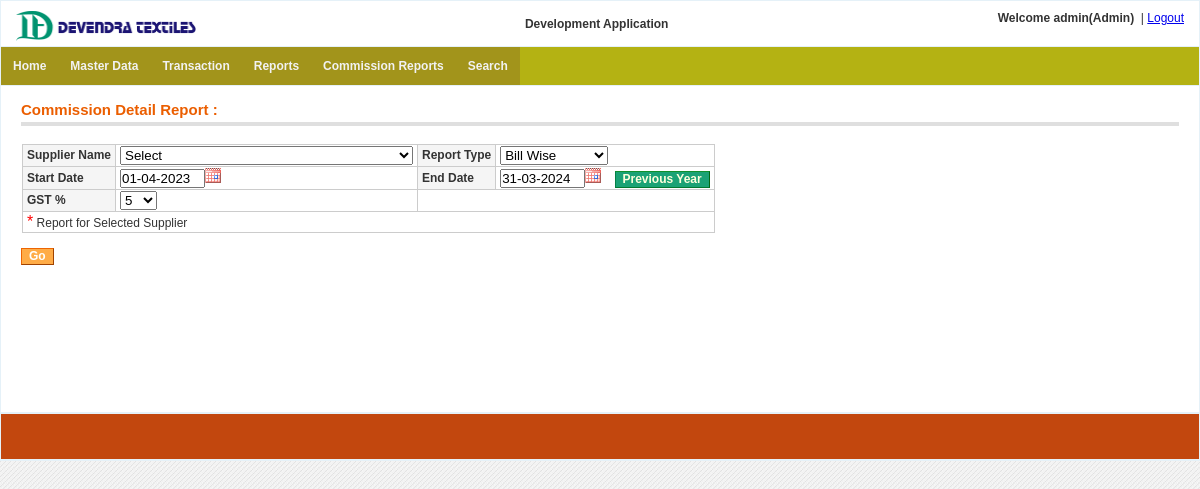
/commission_report/commission_detail_search.php (signed in), run on the app's committed database.
### tables this page shows
CREATE TABLE `menu` (
  `menu_id` int(11) NOT NULL auto_increment,
  `menu_name` varchar(255) NOT NULL,
  `parent_id` int(11) NOT NULL default '0' COMMENT '0 if menu is root level or menuid if this is child on any menu',
  `link` varchar(255) NOT NULL,
  `status` enum('0','1') NOT NULL default '1' COMMENT '0 for disabled menu or 1 for enabled menu',
  `user_role` varchar(20) NOT NULL default '',
  PRIMARY KEY  (`menu_id`)
);

### includes/settings.php (called while the page is built, shortened)
<?php
$host=$_SERVER["HTTP_HOST"];
if(false) {
		$web_path="http://malwainfotech.com/Textile/";
	}
 else {
	$web_path="http://$host/Textile/";
}
?>

### commission_report/commission_detail_search.php (the view, shortened to what this page needs)
<?php include("../includes/check_session_admin.php");
?>
<!DOCTYPE html PUBLIC "-//W3C//DTD XHTML 1.0 Transitional//EN" "http://www.w3.org/TR/xhtml1/DTD/xhtml1-transitional.dtd">
<html xmlns="http://www.w3.org/1999/xhtml">
<head>
<link href="<?php echo $web_path; ?>css/style.css" rel="stylesheet" type="text/css" />
<?php include("../includes/jQDate.php"); ?>
<?php
$time=time()+19800;
$month=date('n',$time);
$curr_year=date('Y',$time);
$next_year=$curr_year+1;
$prev_year=$curr_year-1;
$GST="5";
if($month>3){
    $default_start_date="01-04-$curr_year";
    $default_end_date="31-03-$next_year";
}else{
    $default_start_date="01-04-$prev_year";
    $default_end_date="31-03-$curr_year";
}
?>
</head>
<body>
<table width="100%" border="5" align="center" style="border:1px solid #e5f1f8;background-color:#FFFFFF">
  <tr>
    <td><?php include("../includes/header.php"); ?></td>
  </tr>
  <tr>
    <td><?php include("../includes/menu.php"); ?></td>
  </tr>
  <tr>
    <td height="326" valign="top">
      <table width="100%" align="center" cellpadding="0" cellspacing="0" border="0">
        <tr>
          <td valign="top">
            <div class="content_padding">
              <div class="content-header">
                <table width="100%" border='0'><tr><td><h3>Commission Detail Report :</h3></td></tr></table>
              </div>
              <form method="post" id="comm_detail_report" enctype="multipart/form-data" >
              <table class="tbl_border">
                <tr>
                  <th  align="left"> Supplier Name </th>
                  <td>
                    <select onchange='downloadLock()' name="supplier_account_code" id="supplier_account_code">
                        <option value="">Select</option>
                    </select>
		              </td>
                  <th align="left"> Report Type </th>
                  <td>
                      <select onchange='downloadLock()' name="comm_report_type" id="comm_report_type">
                            <?php
                                $arr=array('Bill Wise','Payment Wise');
                                foreach($arr as $v)
                                {
                                    $selected="";
                                    echo "<option $selected >".$v."</option>";
                                }
                            ?>
                      </select>
                  </td>
                </tr>
                <?php
                  $disp_start_date=$default_start_date;
                  $disp_end_date=$default_end_date;
                ?>
                <tr>
                  <th  align="left">  Start Date </th>
                    <td><input type="text"  onChange="validatedate_format(this);downloadLock()" name="start_date" class="datepick" size="8" id="bill_start_date" value="<?php echo $disp_start_date ?>" /></td>
                  <th align="left"> End Date </th>
                  <td><input type="text"  onChange="validatedate_format(this);downloadLock()" name="end_date" class="datepick" size="8" id="bill_end_date" value="<?php echo $disp_end_date ?>" /> &nbsp;&nbsp; <input  type="button" class="date-button" onclick="changeDates()" name="changeDate" id="changeDate" value="Previous Year" /></td>
                </tr>
                <tr>
                <th align="left"> GST % </th>
                <td>
                    <select onchange='downloadLock()' name="GST" id="GST">
                          <?php
                              $arr=array('0','5','12','18');
                              foreach($arr as $v)
                              {
                                  $selected="";
                                  if($v==$GST){
                                      $selected="selected";
                                  }
                                  echo "<option $selected >".$v."</option>";
                              }
                          ?>
                    </select>
                </td>
                </tr>
                <tr>
                  <td colspan='4'> <span class="astrik">*</span> Report for Selected Supplier</td>
                </tr>
              </table>
              <br>
              <table>
              <tr>
                <td>
                <input  type="button" class="form-button" onclick="comm_detail_report_submit()" name="my_btn" value="Go" />
                </td>
              </tr>
              </table>
              <br>
              <br>
              </form>
            </div>
          </td>
        </tr>
      </table>
    </td>
  </tr>
  <tr>
  </tr>
    <?php include("../includes/footer.php"); ?>
</table>
</body>
</html>

### includes/menu.php
<?php
$con=get_connection();
?>
<?php
function get_menu_tree($parent_id,$web_path)
{
  global $con;
  $role_id="";
  if(isset($_SESSION['ROLEID'])){
    $role_id=$_SESSION['ROLEID'];
  }
  $menu = "";
    $sqlquery = " SELECT * FROM menu where status='1' and parent_id='$parent_id' and user_role='$role_id' ";
	$res=mysqli_query($con,$sqlquery);
    while($row=mysqli_fetch_array($res,MYSQLI_ASSOC))
	{
           $menu .="<li><a href='".$web_path.$row['link']."?menu_id=".$row['menu_id']."'>".$row['menu_name']."</a>";
		   $menu .= "<ul>".get_menu_tree($row['menu_id'],$web_path)."</ul>";
 		   $menu .= "</li>";
    }
    return $menu;
}
?>
<ul class="main-navigation">
<?php echo get_menu_tree(0,$web_path); ?>
</ul>

### css/style.css (style rules this page uses)
body { margin-left: 0px; margin-top: 0px; margin-right: 0px; margin-bottom: 0px; font-family: Arial, Verdana, Helvetica, sans-serif; font-size: 12px; color: #333333; background-color: #ffffff; background-color: #D4D3D3; background-color: #E8E8DC; background-image: url(images/bg-body.jpg); }
.tbl_border { border: 1px solid #cccccc; border-collapse: collapse; padding: 1px 4px; margin: 1px; }
.tbl_border td { border: 1px solid #cccccc; border-collapse: collapse; padding: 1px 4px; }
.tbl_border th { border: 1px solid #cccccc; background-color: #F5F5F5; border-collapse: collapse; padding: 1px 4px; margin: 1px; }
table { border-collapse: collapse; }
.tbl_border2 td, th { border: 1px solid #cccccc; border-collapse: collapse; padding: 10px; margin: 1px; }
button, .form-button { -x-system-font: none; background: #FFAC47 repeat-x scroll 0 100%; border-color: #ED6502 #A04300 #A04300 #ED6502; border-style: solid; border-width: 1px; color: #FFFFFF; cursor: pointer; font-family: arial, helvetica, sans-serif; font-size: 12px; font-size-adjust: none; font-stretch: normal; font-style: normal; font-variant: normal; font-weight: bold; line-height: normal; padding: 0 7px 1px; text-align: center !important; white-space: nowrap; }
.date-button { -x-system-font: none; background: #1ba275 repeat-x scroll 0 100%; border-color: #11912d #016812 #027930 #048147; border-style: solid; border-width: 1px; color: #FFFFDD; cursor: pointer; font-family: arial, helvetica, sans-serif; font-size: 12px; font-size-adjust: none; font-stretch: normal; font-style: normal; font-variant: normal; font-weight: bold; line-height: normal; padding: 0 7px 1px; text-align: center !important; white-space: nowrap; }
.content-header { margin-bottom: 18px; border-bottom: 4px solid #dfdfdf; padding-bottom: .25em; margin-top: 10px; }
.content-header h3 { color: #EB5E00; float: left; font-size: 1.25em; line-height: 1.2em; margin: 0.3em 0.5em 0 0; }
.content_padding { padding: 0 20px 20px 20px; }
.astrik { color: #FF0000; font-size: 16px; }
ul { list-style: none; padding: 0; margin: 0; background: #b4b213; position: relative; z-index: 1; }
ul li { display: block; position: relative; float: left; background: #a2941b; }
ul li a { display: block; padding: 1em; text-decoration: none; white-space: nowrap; color: #f2f2f2; font: bold 12px Arial, sans-serif; }
ul:before, ul:after { content: " "; display: table; }
ul:after { clear: both; }

### commission_report/commission_detail_search.php (style rules this page uses)
* { margin:0; padding:0; }
table,th,td { border-collapse:collapse; font-size:12px; }

### data on the page
menu: menu_name "Home"
menu: menu_name "Master Data"
menu: menu_name "Transaction"
menu: menu_name "Reports"
menu: menu_name "Commission Reports"
menu: menu_name "Search"

### other printed values
$_SESSION['USER_NAME'] "admin"
$disp_role_name "Admin"
form field comm_report_type "Bill Wise"
form field GST "5"
